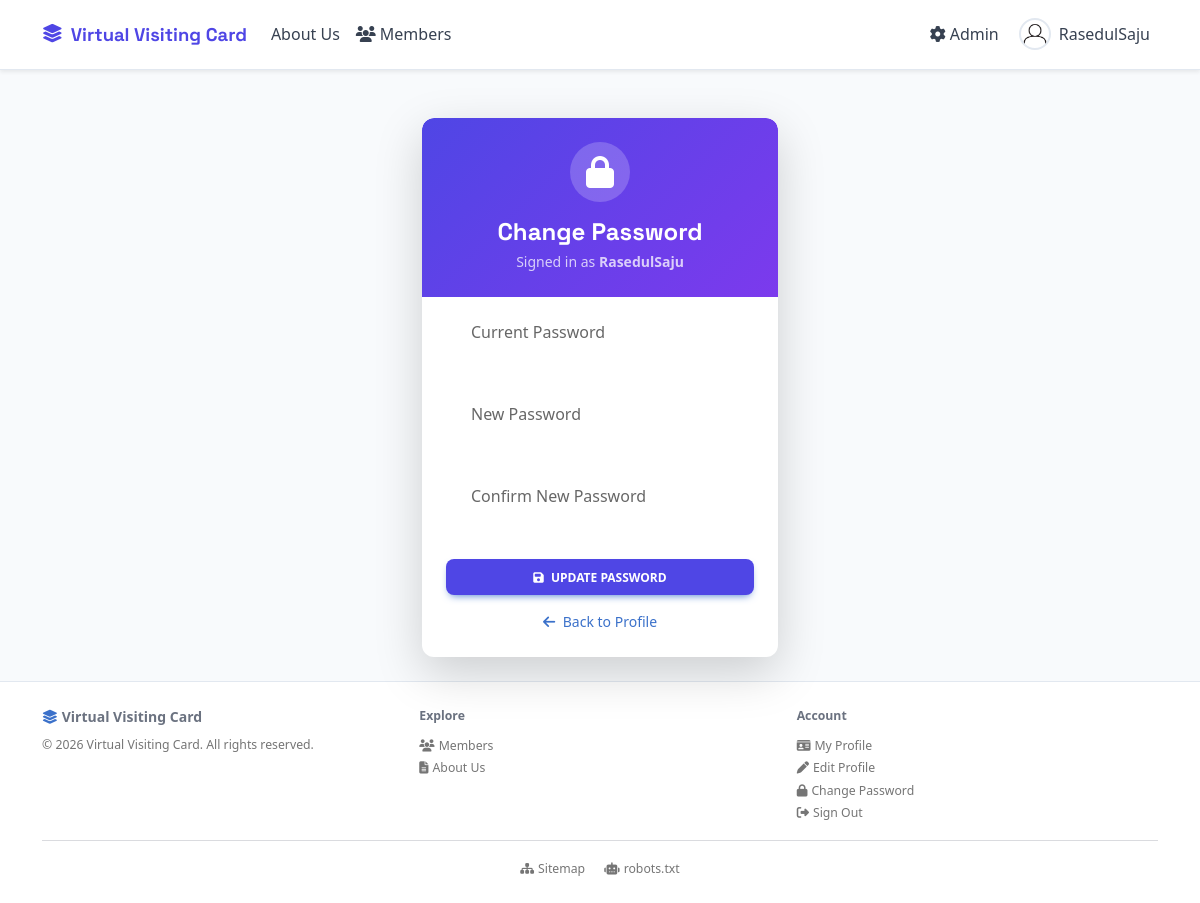
The app's page /change_password.php (signed in) with its own data.
### tables this page shows
CREATE TABLE `pages` (
  `id`          INT UNSIGNED NOT NULL AUTO_INCREMENT,
  `slug`        VARCHAR(200) NOT NULL,
  `title`       VARCHAR(300) NOT NULL,
  `content`     LONGTEXT,
  `show_in_nav` TINYINT(1)   NOT NULL DEFAULT 0,
  `nav_order`   INT          NOT NULL DEFAULT 0,
  `meta_robots` VARCHAR(20)  NOT NULL DEFAULT 'index,follow',
  `updated_at`  DATETIME     NOT NULL DEFAULT CURRENT_TIMESTAMP
                             ON UPDATE CURRENT_TIMESTAMP,
  PRIMARY KEY (`id`),
  UNIQUE KEY `uq_slug` (`slug`)
);

CREATE TABLE `users` (
  `id`                INT UNSIGNED                    NOT NULL AUTO_INCREMENT,
  `username`          VARCHAR(50)                     NOT NULL,
  `full_name`         VARCHAR(150)                    NULL,
  `email`             VARCHAR(150)                    NOT NULL,
  `password_hash`     VARCHAR(255)                    NOT NULL,
  `role`              ENUM('user','admin','superadmin') NOT NULL DEFAULT 'user',
  `account_status`    ENUM('active','resigned')       NOT NULL DEFAULT 'active',
  `can_edit_profile`  TINYINT(1)                      NOT NULL DEFAULT 1,
  `meta_robots`       VARCHAR(20)                     NOT NULL DEFAULT 'index,follow',
  `show_in_directory` TINYINT(1)                      NOT NULL DEFAULT 1,
  `profile_image`     VARCHAR(255)                    NOT NULL DEFAULT 'default-avatar.png',
  `bio`               TEXT,
  `reset_token`       VARCHAR(64)                     NULL DEFAULT NULL,
  `reset_expires`     DATETIME                        NULL DEFAULT NULL,
  `created_at`        DATETIME                        NOT NULL DEFAULT CURRENT_TIMESTAMP,
  PRIMARY KEY (`id`),
  UNIQUE KEY `uq_username` (`username`),
  UNIQUE KEY `uq_email`    (`email`)
);

### helpers.php (called while the page is built, shortened)
<?php
require_once __DIR__ . '/db.php';
function e(string $s): string
{
    return htmlspecialchars($s, ENT_QUOTES | ENT_HTML5, 'UTF-8');
}
function isLoggedIn(): bool
{
    return !empty($_SESSION['user_id']);
}
function avatarUrl(string $filename): string
{
    if ($filename === '' || $filename === DEFAULT_AVATAR
        || !file_exists(UPLOAD_DIR . $filename)) {
        return UPLOAD_URL . DEFAULT_AVATAR;
    }
    return UPLOAD_URL . rawurlencode($filename);
}
function getNavPages(): array
{
    try {
        $stmt = getDB()->query(
            "SELECT slug, title FROM pages
             WHERE show_in_nav = 1 ORDER BY nav_order ASC, title ASC"
        );
        return $stmt->fetchAll();
    } catch (PDOException) {
        return [];
    }
}
function getSetting(string $key, string $default = ''): string
{
    try {
        $stmt = getDB()->prepare('SELECT value FROM settings WHERE `skey` = ? LIMIT 1');
        $stmt->execute([$key]);
        $row = $stmt->fetch();
        return $row ? $row['value'] : $default;
    } catch (PDOException) {
        return $default;
    }
}
function siteName(): string
{
    static $_cached = null;
    if ($_cached === null) {
        $fallback = defined('APP_NAME') ? APP_NAME : _SITE_NAME_FALLBACK;
        try { $_cached = getSetting('site_name') ?: $fallback; }
        catch (Exception) { $_cached = $fallback; }
    }
    return $_cached;
}
function getTheme(): array
{
    static $_cached = null;
    if ($_cached === null) {
        $defaults = [
            'primary_color'    => '#4f46e5',
            'accent_color'     => '#7c3aed',
            'text_color'       => '#374151',
            'heading_color'    => '#0f172a',
            'bg_color'         => '#f8fafc',
            'surface_color'    => '#ffffff',
            'border_radius'    => '12',
            'font_heading'     => 'Space Grotesk',
            'font_body'        => 'system-ui',
            'enable_animations'=> '1',
        ];
        $_cached = $defaults;
        try {
            foreach ($defaults as $k => $v) {
                $_cached[$k] = getSetting('theme_' . $k, $v) ?: $v;
            }
        } catch (Exception) {
        }
    }
    return $_cached;
}

### db.php (called while the page is built, shortened)
<?php
function getDB(): PDO
{
    static $pdo = null;
    if ($pdo === null) {
        $dsn = sprintf(
            'mysql:host=%s;dbname=%s;charset=%s',
            DB_HOST, DB_NAME, DB_CHARSET
        );
        $pdo = new PDO($dsn, DB_USER, DB_PASS, [
            PDO::ATTR_ERRMODE            => PDO::ERRMODE_EXCEPTION,
            PDO::ATTR_DEFAULT_FETCH_MODE => PDO::FETCH_ASSOC,
            PDO::ATTR_EMULATE_PREPARES   => false,
        ]);
    }
    return $pdo;
}

### change_password.php (the view, shortened to what this page needs)
<?php
require_once __DIR__ . '/helpers.php';
$pdo    = getDB();
$userId = (int)$_SESSION['user_id'];
$userStmt = $pdo->prepare('SELECT id, username, password_hash FROM users WHERE id = ? LIMIT 1');
$userStmt->execute([$userId]);
$user = $userStmt->fetch();
require __DIR__ . '/templates/layout_header.php';
?>
<div class="row justify-content-center">
    <div class="col-sm-10 col-md-6 col-lg-4">
        <div class="auth-card card border-0 shadow-lg mt-4">
            <div class="auth-card-header text-center p-4">
                <div class="auth-icon-wrap mb-3">
                    <i class="fas fa-lock fa-2x"></i>
                </div>
                <h1 class="h4 fw-bold mb-1">Change Password</h1>
                <p class="text-muted small mb-0">Signed in as <strong><?= e($user['username']) ?></strong></p>
            </div>
            <div class="card-body p-4 pt-3">
                <form method="POST" novalidate>
                    <div class="form-outline mb-4">
                        <input type="password" id="current_password" name="current_password"
                               class="form-control" autocomplete="current-password" required>
                        <label class="form-label" for="current_password">Current Password</label>
                    </div>
                    <div class="form-outline mb-4">
                        <input type="password" id="new_password" name="new_password"
                               class="form-control" autocomplete="new-password"
                               minlength="8" required>
                        <label class="form-label" for="new_password">New Password</label>
                    </div>
                    <div class="form-outline mb-4">
                        <input type="password" id="confirm_password" name="confirm_password"
                               class="form-control" autocomplete="new-password"
                               minlength="8" required>
                        <label class="form-label" for="confirm_password">Confirm New Password</label>
                    </div>
                    <button type="submit" class="btn btn-primary w-100 mb-3">
                        <i class="fas fa-save me-1"></i> Update Password
                    </button>
                    <div class="text-center small">
                        <a href="<?= BASE_URL . e($user['username']) ?>" class="text-decoration-none">
                            <i class="fas fa-arrow-left me-1"></i> Back to Profile
                        </a>
                    </div>
                </form>
            </div>
        </div>
    </div>
</div>
<?php require __DIR__ . '/templates/layout_footer.php'; ?>

### templates/layout_header.php (shortened to what this page needs)
<?php
$_navPages   = getNavPages();
$_activeUser = null;
if (isLoggedIn()) {
    try {
        $s = getDB()->prepare('SELECT id, username, role, profile_image FROM users WHERE id = ? LIMIT 1');
        $s->execute([$_SESSION['user_id']]);
        $_activeUser = $s->fetch();
    } catch (PDOException) {}
}
$_currentSlug = trim($_GET['url'] ?? '', '/');
?>
<!DOCTYPE html>
<html lang="en">
<head>
    <link rel="stylesheet" href="https://cdnjs.cloudflare.com/ajax/libs/font-awesome/6.5.0/css/all.min.css">
    <link rel="stylesheet" href="https://cdnjs.cloudflare.com/ajax/libs/mdb-ui-kit/6.4.0/mdb.min.css">
    <link rel="stylesheet" href="<?= BASE_URL ?>assets/css/custom.css">
<?php
$_theme = getTheme();
?>
</head>
<body>
<nav class="navbar navbar-expand-lg cms-navbar sticky-top shadow-sm">
    <div class="container">
        <a class="navbar-brand cms-brand" href="<?= BASE_URL ?>">
            <i class="fas fa-layer-group me-2"></i><?= e(siteName()) ?>
        </a>
        <div class="collapse navbar-collapse" id="navMain">
            <ul class="navbar-nav me-auto mb-2 mb-lg-0">
                <?php foreach ($_navPages as $_np): ?>
                <li class="nav-item">
                    <a class="nav-link <?= $_currentSlug === $_np['slug'] ? 'active' : '' ?>"
                       href="<?= BASE_URL . e($_np['slug']) ?>">
                        <?= e($_np['title']) ?>
                    </a>
                </li>
                <?php endforeach; ?>
                <li class="nav-item">
                    <a class="nav-link <?= $_currentSlug === 'members' ? 'active' : '' ?>"
                       href="<?= BASE_URL ?>members">
                        <i class="fas fa-users me-1"></i>Members
                    </a>
                </li>
            </ul>
            <ul class="navbar-nav ms-auto align-items-lg-center gap-1">
                <?php if ($_activeUser): ?>
                    <?php if ($_activeUser['role'] === 'admin'): ?>
                    <li class="nav-item">
                        <a class="nav-link cms-admin-link" href="<?= BASE_URL ?>admin/">
                            <i class="fas fa-cog me-1"></i>Admin
                        </a>
                    </li>
                    <?php endif; ?>
                    <li class="nav-item cms-user-wrap d-none d-lg-block">
                        <a class="nav-link cms-user-toggle d-flex align-items-center gap-2"
                           href="#" id="userDropDesktop" role="button">
                            <img src="<?= avatarUrl($_activeUser['profile_image']) ?>"
                                 class="rounded-circle cms-nav-avatar" width="32" height="32"
                                 style="object-fit:cover;" alt="">
                            <span><?= e($_activeUser['username']) ?></span>
                        </a>
                    </li>
                <?php endif; ?>
            </ul>
        </div>
    </div>
</nav>
<main class="container py-4">

### templates/layout_footer.php (shortened to what this page needs)
</main>
<footer class="cms-footer mt-auto py-4">
    <div class="container">
        <div class="row align-items-start g-3">
            <div class="col-md-4">
                <div class="fw-bold mb-1">
                    <i class="fas fa-layer-group me-1 text-primary"></i><?= e(siteName()) ?>
                </div>
                <small class="text-muted">© <?= date('Y') ?> <?= e(siteName()) ?>. All rights reserved.</small>
            </div>
            <div class="col-md-4">
                <p class="fw-semibold small mb-2">Explore</p>
                <ul class="list-unstyled mb-0">
                    <li><a href="<?= BASE_URL ?>members" class="text-muted text-decoration-none small">
                        <i class="fas fa-users me-1"></i>Members</a></li>
                    <?php foreach (getNavPages() as $_fp): ?>
                    <li><a href="<?= BASE_URL . e($_fp['slug']) ?>" class="text-muted text-decoration-none small">
                        <i class="fas fa-file-alt me-1"></i><?= e($_fp['title']) ?></a></li>
                    <?php endforeach; ?>
                </ul>
            </div>
            <div class="col-md-4">
                <p class="fw-semibold small mb-2">Account</p>
                <ul class="list-unstyled mb-0">
                    <?php if (isLoggedIn()): ?>
                    <li><a href="<?= BASE_URL . e($_SESSION['username'] ?? '') ?>" class="text-muted text-decoration-none small">
                        <i class="fas fa-id-card me-1"></i>My Profile</a></li>
                    <li><a href="<?= BASE_URL ?>edit-profile" class="text-muted text-decoration-none small">
                        <i class="fas fa-pen me-1"></i>Edit Profile</a></li>
                    <li><a href="<?= BASE_URL ?>change-password" class="text-muted text-decoration-none small">
                        <i class="fas fa-lock me-1"></i>Change Password</a></li>
                    <li><a href="<?= BASE_URL ?>logout" class="text-muted text-decoration-none small">
                        <i class="fas fa-sign-out-alt me-1"></i>Sign Out</a></li>
                    <?php endif; ?>
                </ul>
            </div>
        </div>
        <hr class="my-3 opacity-25">
        <div class="text-center">
            <a href="<?= BASE_URL ?>sitemap.xml" class="text-muted text-decoration-none small me-3">
                <i class="fas fa-sitemap me-1"></i>Sitemap
            </a>
            <a href="<?= BASE_URL ?>robots.txt" class="text-muted text-decoration-none small">
                <i class="fas fa-robot me-1"></i>robots.txt
            </a>
        </div>
    </div>
</footer>
</body>
</html>

### assets/css/custom.css (style rules this page uses)
:root { --cms-primary: #4f46e5; --cms-primary-dark: #3730a3; --cms-accent: #7c3aed; --cms-ink: #0f172a; --cms-body: #374151; --cms-muted: #6b7280; --cms-border: #e2e8f0; --cms-bg: #f8fafc; --cms-surface: #ffffff; --cms-radius: 12px; --cms-shadow: 0 2px 16px rgba(15, 23, 42, .08); --cms-shadow-lg: 0 8px 32px rgba(15, 23, 42, .12); --cms-font-display: 'Space Grotesk', system-ui, sans-serif; --cms-font-body: -apple-system, BlinkMacSystemFont, 'Segoe UI', system-ui, sans-serif; }
html { scroll-behavior: smooth; }
body { font-family: var(--cms-font-body); background-color: var(--cms-bg); color: var(--cms-body); min-height: 100vh; display: flex; flex-direction: column; }
h1, h2, h3, h4, h5, h6, .navbar-brand, .auth-card-header h1 { font-family: var(--cms-font-display); color: var(--cms-ink); }
main.container { flex: 1; }
.cms-navbar { background: var(--cms-surface) !important; border-bottom: 1px solid var(--cms-border); padding: .75rem 0; }
.cms-brand { font-family: var(--cms-font-display); font-weight: 700; font-size: 1.15rem; color: var(--cms-primary) !important; text-decoration: none; }
.cms-navbar .nav-link { color: var(--cms-body) !important; font-weight: 500; padding: .4rem .75rem; border-radius: 8px; transition: background .15s, color .15s; }
.cms-admin-link { color: var(--cms-accent) !important; }
.cms-nav-avatar { border: 2px solid var(--cms-border); }
.cms-user-wrap { position: relative; }
.auth-card { border-radius: var(--cms-radius) !important; overflow: hidden; }
.auth-card-header { background: linear-gradient(135deg, var(--cms-primary) 0%, var(--cms-accent) 100%); color: white; border-radius: var(--cms-radius) var(--cms-radius) 0 0; }
.auth-card-header h1, .auth-card-header .h4 { color: white; }
.auth-card-header .text-muted { color: rgba(255,255,255,.75) !important; }
.auth-icon-wrap { width: 60px; height: 60px; background: rgba(255,255,255,.2); border-radius: 50%; display: flex; align-items: center; justify-content: center; margin: 0 auto; color: white; }
.form-outline { position: relative; }
.form-outline > .form-control, .form-outline > textarea.form-control { height: calc(3.5rem + 2px); padding: 1rem .75rem; line-height: 1.4; }
.form-outline > .form-control::placeholder { color: transparent; }
.form-outline > .form-control:focus, .form-outline > .form-control:not(:placeholder-shown) { padding-top: 1.625rem; padding-bottom: .625rem; }
.form-outline > .form-label { position: absolute; top: 0; left: 0; height: 100%; max-width: 100%; padding: 1rem .75rem; margin-bottom: 0; overflow: hidden; text-overflow: ellipsis; white-space: nowrap; pointer-events: none; border: 1px solid transparent; transform-origin: 0 0; transition: opacity .1s ease-in-out, transform .1s ease-in-out; color: var(--cms-muted); }
.form-outline > .form-control:focus ~ .form-label, .form-outline > .form-control:not(:placeholder-shown) ~ .form-label { opacity: .85; transform: scale(.82) translateY(-.55rem) translateX(.15rem); color: var(--cms-primary); background: var(--cms-surface); padding-left: .35rem; padding-right: .35rem; max-width: calc(133% - 1.5rem); }
.btn-primary { background: var(--cms-primary) !important; border-color: var(--cms-primary) !important; font-weight: 600; border-radius: 8px; }
.card { border-radius: var(--cms-radius) !important; box-shadow: var(--cms-shadow); }
.cms-footer { background: var(--cms-surface); border-top: 1px solid var(--cms-border); color: var(--cms-muted); font-size: .875rem; }

### records on screen
pages: title "About Us"
users: profile_image (placeholder picture), username "RasedulSaju"

### other values on screen
siteName() "Virtual Visiting Card"
